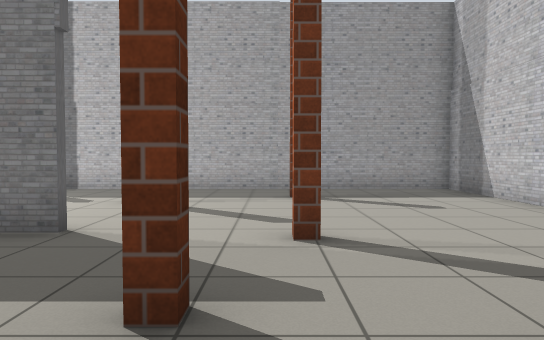
View 1 (above)

14 first-person views from a walk through a robot-simulator world made for Gazebo. The camera is 0.94 m above the floor, tilts 2° down and sees 70° across. The floor is counted in squares, 1 m on a side. Each view is taken from the middle of a square. On the plan, view 1 faces up. The plan holds only what a view shows up to about 13 squares ahead; the rest is blank. Some surface patterns are stand-ins.

View 2
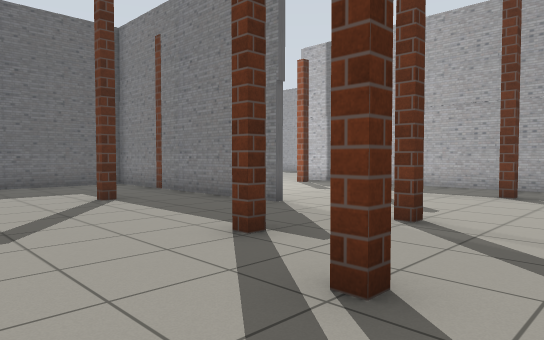

View 3
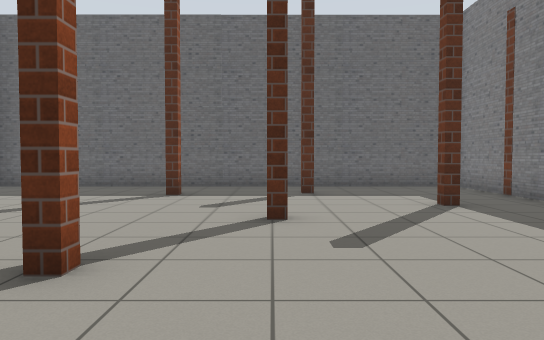

View 4
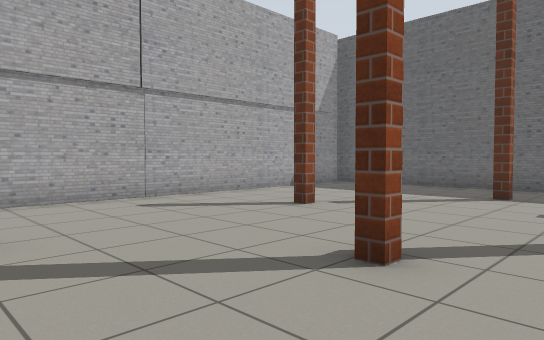

View 5
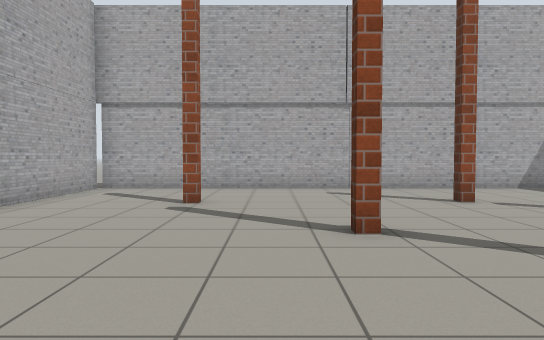

View 6
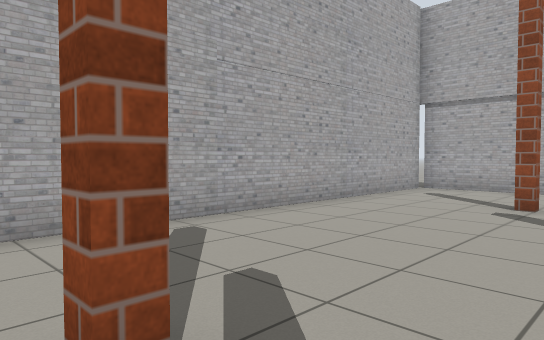

View 7
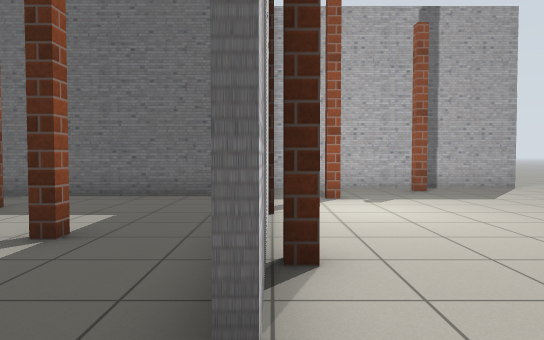

View 8
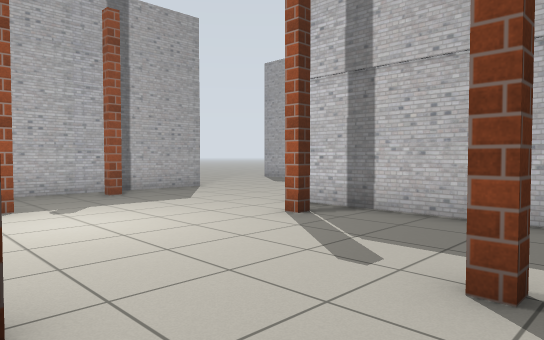

View 9
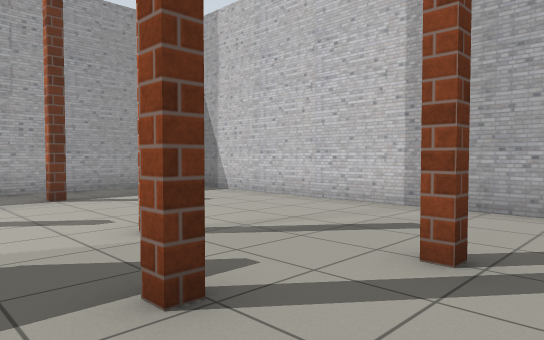

View 10
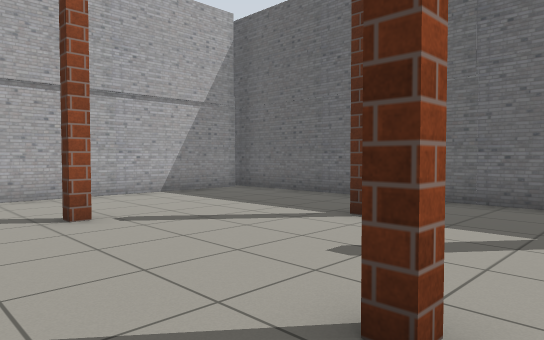

View 11
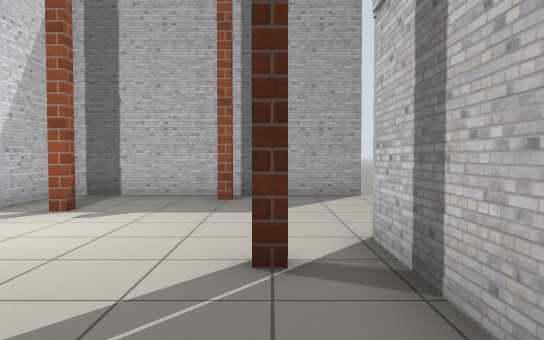

View 12
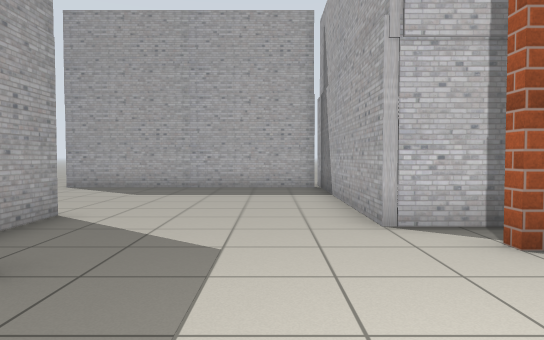

View 13
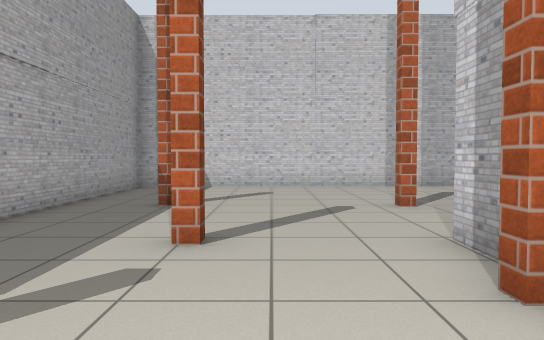

View 14
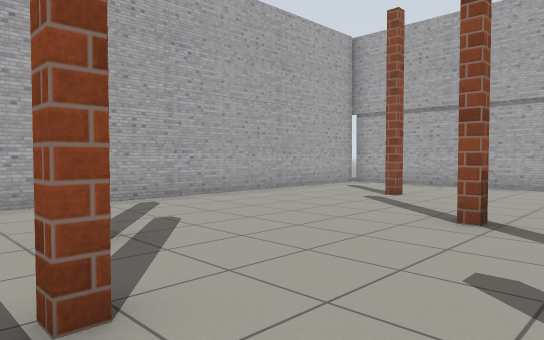

### Floor plan
Points are (right, up) in squares from view 1. A wall is a line through its corners. A room is listed if a view was taken in it or the views show most of it. See-through windows are left out.
Room 1 (views 1, 2, 3, 4, 5, 6, 7, 8, 9, 10, 11, 12, 13, 14)
walls: (-4.1, -0.8) (-3.6, -0.8); (-0.8, 2) (-0.8, 2.5); (-5.2, 2.3) (-5.8, 2.3); (-0.5, 2.5) (-0.5, 2); (-5.8, 2.6) (-5.2, 2.6); (-2.5, 4.7) (-9.9, 4.7); (-4.3, 4.9) (-2.5, 4.9); (1.4, 1.1) (1.4, 1.5) (1.7, 1.5) (1.7, 1.1); (0.1, 4.6) (0.6, 4.6); (0.6, 4.3) (0.1, 4.3); (-6.6, 4.9) (-4.6, 4.9); (-7.8, -3.3) (-7.2, -3.3); (-2.5, 7.8) (-3, 7.8); (-4.2, -5.9) (-3.8, -5.9); (-10.1, 4.3) (-10.1, -9.9); (1.4, -6.1) (1.4, -5.7) (1.9, -5.7); (0.4, 8.8) (0.4, 9.2); (-11.9, 4.9) (-10.1, 4.9); (-6.2, 10.2) (-6.2, 9.8) (-6.5, 9.8) (-6.5, 10.2); (-11.3, 9.2) (-11.3, 8.9) (-11.8, 8.9); (-9.9, -9.4) (5.1, -9.4) (5.1, 11.1) (-7.5, 11.1) (-7.5, 13.6); (-12.4, 12.3) (-12.4, 5)
ways out: opening at (-9.5, 13.8)

Where each view was taken, in squares from view 1:
view 1: 0 up, 0 right, facing up
view 2: 1 down, 3 right, facing up-left
view 3: 1 down, 2 right, facing left
view 4: 1 down, 2 right, facing down-left
view 5: 2 up, 0 right, facing down
view 6: 2 up, 0 right, facing down-right
view 7: 5 up, 1 left, facing left
view 8: 5 up, 2 left, facing up-left
view 9: 0 up, 2 left, facing up-right
view 10: 0 up, 2 left, facing down-left
view 11: 10 up, 3 left, facing left
view 12: 6 up, 9 left, facing up
view 13: 7 up, 7 left, facing right
view 14: 3 up, 3 left, facing down-right
